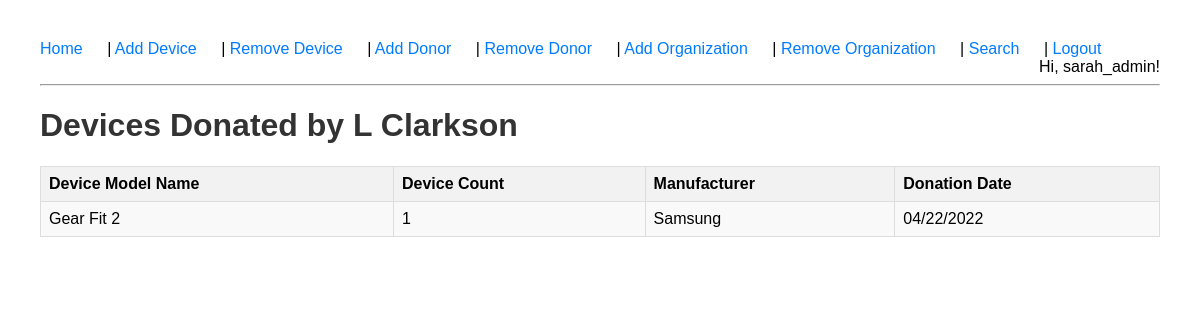
Page /donor/2/devices (signed in) on the committed database.
### models.py (models this page shows, shortened)
class User(UserMixin, db.Model):
    __tablename__ = 'users'
    id = db.Column(db.Integer, primary_key=True)
    username = db.Column(db.String(150), nullable=False, unique=True)
    email = db.Column(db.String(150), nullable=False, unique=True)
    password = db.Column(db.String(150), nullable=False)
    role = db.Column(db.String(50), nullable=False, default='public')

class TrackerDonors(db.Model):
    __tablename__ = 'tblTrackerDonors'
    TrackerDonorKey = db.Column(db.Integer, primary_key=True)
    TrackerDonorsFirstName = db.Column(db.String(50))
    TrackerDonorsLastName = db.Column(db.String(50))
    TrackerDonorsAddress1 = db.Column(db.String(100))
    TrackerDonorsAddress2 = db.Column(db.String(100))
    TrackerDonorsCity = db.Column(db.String(50))
    TrackerDonorsStateKey = db.Column(db.Integer, db.ForeignKey('tlkpState.StateKey'))
    TrackerDonorsZipCode = db.Column(db.String(10))

class TrackerDonorDevices(db.Model):
    __tablename__ = 'tblTrackerDonorDevices'
    TrackerDonorDevicesKey = db.Column(db.Integer, primary_key=True)
    TrackerDonorsKey = db.Column(db.Integer, db.ForeignKey('tblTrackerDonors.TrackerDonorKey', ondelete="CASCADE"), nullable=False)
    TrackerDonationDateReceived = db.Column(db.DateTime, nullable=True)
    TrackerDonationLetter = db.Column(db.String, nullable=True)
    DeviceModelKey = db.Column(db.Integer, db.ForeignKey('tlkpDeviceModels.DeviceModelKey'), nullable=False)
    OrganizationProgramKey = db.Column(db.Integer, db.ForeignKey('tblOrganizationProgram.OrganizationProgramKey'), nullable=True)  # Make nullable
    TrackerDonationDateSentOut = db.Column(db.DateTime, nullable=True)
    TrackerDonorDevicesDateCreateTS = db.Column(db.DateTime, nullable=True)
    device_model = db.relationship('DeviceModels', backref='tracker_donor_devices', lazy=True)

class DeviceModels(db.Model):
    __tablename__ = 'tlkpDeviceModels'
    DeviceModelKey = db.Column(db.Integer, primary_key=True)
    DeviceManufacturerKey = db.Column(db.Integer, db.ForeignKey('tlkpDeviceManufacturer.DeviceManufacturerKey'), nullable=False)
    DeviceModelName = db.Column(db.String, nullable=True)
    DeviceCount = db.Column(db.Integer, nullable=True)
    DeviceModelCreateTS = db.Column(db.DateTime, nullable=True)
    donations = db.relationship('TrackerDonorDevices', backref='device', lazy=True)

### routes.py (the view)
@app.route('/donor/<int:donor_id>/devices', methods=['GET'])
@login_required
def donor_devices(donor_id):
    donor = TrackerDonors.query.get_or_404(donor_id)
    devices = TrackerDonorDevices.query.filter_by(TrackerDonorsKey=donor_id).all()
    return render_template('donor_devices.html', donor=donor, devices=devices)

### routes.py (called while the page is built)
@login_manager.user_loader
def load_user(user_id):
    return User.query.get(int(user_id))

### templates/donor_devices.html
{% extends 'base.html' %}
{% block content %}
    <h1>Devices Donated by {{ donor.TrackerDonorsFirstName }} {{ donor.TrackerDonorsLastName }}</h1>
    <table>
        <tr>
            <th>Device Model Name</th>
            <th>Device Count</th>
            <th>Manufacturer</th>
            <th>Donation Date</th>
        </tr>
        {% for device in devices %}
        <tr>
            <td>{{ device.device_model.DeviceModelName }}</td>
            <td>{{ device.device_model.DeviceCount }}</td>
            <td>{{ device.device_model.DeviceManufacturerKey }}</td>
            <td>{{ device.TrackerDonationDateReceived.strftime('%m/%d/%Y') }}</td>
        </tr>
        {% endfor %}
    </table>
{% endblock %}

### templates/base.html (shortened to what this page needs)
<!DOCTYPE html>
<html lang="en">
<head>
    <link rel="stylesheet" type="text/css" href="{{ url_for('static', filename='style.css') }}">
</head>
<body>
    <nav>
        <div style="float: left;">
            <a href="{{ url_for('create_main') }}">Home</a> |
            {% if current_user.is_authenticated %}
                {% if current_user.role == 'admin' %}
                    <a href="{{ url_for('add_device') }}">Add Device</a> |
                    <a href="{{ url_for('remove_device') }}">Remove Device</a> |
                    <a href="{{ url_for('add_donor') }}">Add Donor</a> |
                    <a href="{{ url_for('remove_donor') }}">Remove Donor</a> |
                    <a href="{{ url_for('add_organization') }}">Add Organization</a> |
                    <a href="{{ url_for('remove_organization') }}">Remove Organization</a> |
                    <a href="{{ url_for('search') }}">Search</a> |
                {% endif %}
                <a href="{{ url_for('logout') }}">Logout</a>
            {% else %}
                <a href="{{ url_for('login') }}">Login</a> |
                <a href="{{ url_for('register') }}">Register</a>
            {% endif %}
        </div>
        <div style="float: right;">
            {% if current_user.is_authenticated %}
                Hi, {{ current_user.username }}!
            {% endif %}
        </div>
    </nav>
    <hr>
    <div class="content">
        {% block content %}{% endblock %}
    </div>
</body>
</html>

### static/style.css (style rules this page uses)
body { font-family: Arial, sans-serif; margin: 20px; padding: 20px; }
nav a { margin-right: 20px; text-decoration: none; color: #007BFF; }
h1, h2 { color: #333; }
table { width: 100%; border-collapse: collapse; margin-bottom: 20px; }
th, td { border: 1px solid #ddd; padding: 8px; text-align: left; }
th { background-color: #f2f2f2; font-weight: bold; }
tr:nth-child(even) { background-color: #f9f9f9; }

### rows in the picture
User: username "sarah_admin"
TrackerDonors: TrackerDonorsFirstName "L", TrackerDonorsLastName "Clarkson"
TrackerDonorDevices: device_model.DeviceModelName "Gear Fit 2", device_model.DeviceCount "1", device_model.DeviceManufacturerKey "Samsung", TrackerDonationDateReceived "04/22/2022"
